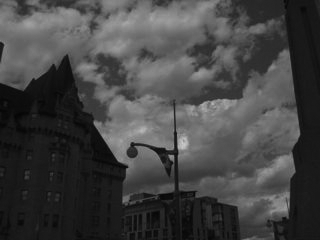
%> input picture a1/dark.tif, 320 x 240 px
$ octave q1.m   (GNU Octave 9; MATLAB toolbox functions it lacks are replaced by stand-ins)
%> lines starting %> are read from the running program, lines starting %| are printed output that depends on the picture
%%%%%%%%%%%%%%%%%%%%%%%%%%%%%%%%%%%%%%%%%%%%%%%%%%%%%%%%%%%%%%%%%%%%%%%%%%%
% File Name: reader.m
% Description: This script reads in a test image and thresholds it at
%              gray level. You can change the threshold ciThres for
%              different results.
% Environment: Matlab R2007a (may works fine with previous Matlab versions)
% Usage: In Matlab Command Window, type 'reader'.
%%%%%%%%%%%%%%%%%%%%%%%%%%%%%%%%%%%%%%%%%%%%%%%%%%%%%%%%%%%%%%%%%%%%%%%%%%%

close all
clc
clear

% read image
im = imread('dark.tif');
%> im is the input picture: size 240x320 uint8; min 3, max 205, mean 67.8

% gray scale, get luminance
% im = rgb2gray(im);

% threshold
ciThres = 160;


im2 = mystretch(im);
%> in mystretch, `im_min = min(img(:));`: im_min = 3
%> in mystretch, `im_max = max(img(:));`: im_max = 205
%> after the loop in mystretch, `for i = 1:size(img, 1)`:
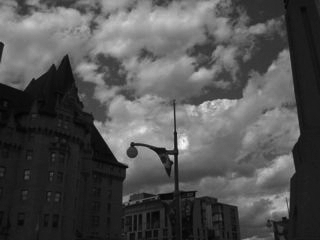
%> img2: size 240x320 uint8; min 0, max 255, mean 81.8
im3=imadjust(im);
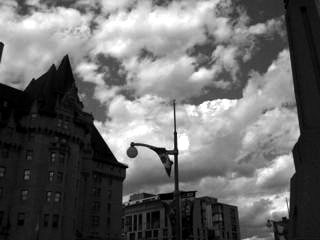
%> im3: size 240x320 uint8; min 0, max 255, mean 105.3
im4=myhisteq(im);
%> after the loop in myhisteq, `for i = 1:size(img, 1)`: freq = 256 values, max 3337 at index 26, min 0 at index 1, mean 300
%> after the loop in myhisteq, `for i = 1:MAX`: prob = 256 values, max 0.0435 at index 26, min 0 at index 1, mean 0.00391
%> the loop in myhisteq, `for i = 1:MAX` made 256 passes
%> k on passes 1 to 3: 0, 0, 0
%> after the loop in myhisteq, `for i = 1:MAX`: cdf = 256 values from 0 to 1; k = 1
%> after the loop in myhisteq, `for i = 1:MAX`: expand = 256 values from 0 to 255
%> after the loop in myhisteq, `for i = 1:size(img, 1)`:
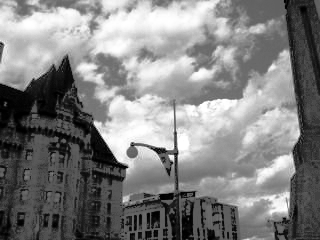
%> img2: size 240x320 uint8; min 0, max 255, mean 129.1
im5 = histeq(im);

figure, imshow(im), imwrite(im, 'original_image.png')
figure, imhist(im), title('Histogram - original image') ,print('hist_original','-dpng')


figure, imshow(im2), imwrite(im2, 'my_hist_stretch.png')
figure, imhist(im2), title('Histogram - my hist strech') ,print('hist_my_hist_stretch','-dpng')
%> after `title('Histogram - my hist strech')`:
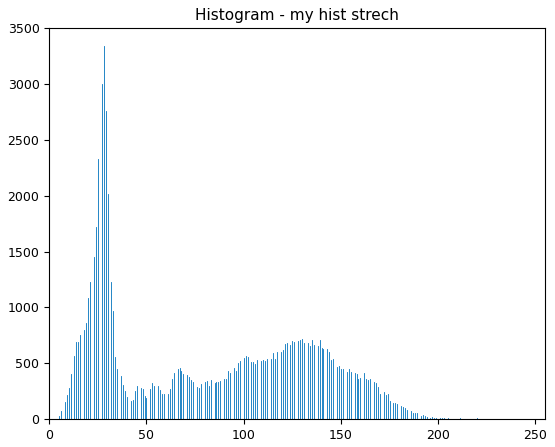
%> figure redrawn from the program's plot data; highest point at x = 28, y = 3337

figure, imshow(im3), imwrite(im3, 'build-in_stretch.png')
figure, imhist(im3), title('Histogram - build-in hist strech') ,print('hist_build-in_stretch','-dpng')
%> after `title('Histogram - build-in hist strech')`:
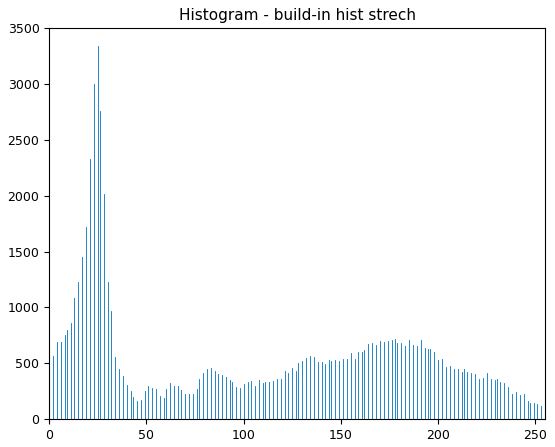
%> figure redrawn from the program's plot data; highest point at x = 25, y = 3337

figure, imshow(im4), imwrite(im4, 'my_hist_equ.png')
figure, imhist(im4), title('Histogram - my histogram equ') ,print('hist_my_hist_equ','-dpng')
%> after `title('Histogram - my histogram equ')`:
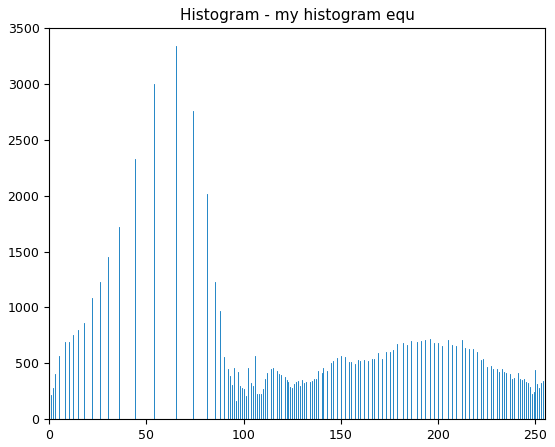
%> figure redrawn from the program's plot data; highest point at x = 65, y = 3337

figure, imshow(im5), imwrite(im5, 'build-in_hist_equ.png')
figure, imhist(im5), title('Histogram - build-in histogram equ') ,print('hist_build-in_hist_equ','-dpng')
%> after `title('Histogram - build-in histogram equ')`:
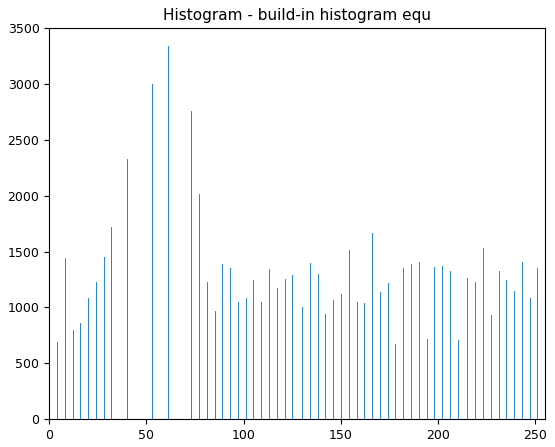
%> figure redrawn from the program's plot data; highest point at x = 61, y = 3337
% show image
% figure, imshow(im)
% figure, imshow(im2);
% im3=imadjust(im);
% figure, imshow(im3);
% im4 = histeq(im);
% figure, imshow(im4);
% save image to file
% close all
% imwrite(im2, 'SFU_2.bmp', 'bmp');


myhisteq(im);
%> the loop in myhisteq (call 2), `for i = 1:MAX` made 256 passes

function img2 = mystretch(img)
    img2 = zeros(size(img));
    img2 = uint8(img2);
    im_min = min(img(:));
    im_max = max(img(:));
    for i = 1:size(img, 1)
        for j = 1:size(img, 2)
            pixel_ori = double(img(i,j));
            ratio = double(pixel_ori-im_min) / double((im_max-im_min));
            pixel_new = 255 * ratio;
            img2(i,j) = pixel_new;
        end
    end
end

function img2 = myhisteq(img)
    total_pixels=size(img,1)*size(img,2);

    MAX=256;
    freq = zeros(1,MAX);

    for i = 1:size(img, 1)
        for j = 1:size(img, 2)
            color = img(i,j);
            freq(1,color+1)= freq(color+1)+1;
        end
    end
    prob = zeros(1,MAX);
    for i = 1:MAX
        prob(1,i)=freq(1,i)/total_pixels;
    end
    cdf = zeros(1,MAX);
    k=0;
    for i = 1:MAX
        k = k + prob(1,i);
        cdf(1,i) = k;
    end
    expand = zeros(1,MAX);
    for i = 1:MAX
        expand(1,i) = floor(cdf(1,i) * 256);
    end
    img2 = uint8(zeros(size(img)));
    for i = 1:size(img, 1)
        for j = 1:size(img, 2)
            img2(i,j)=expand(1,img(i,j)+1);
        end
    end

%
%    figure, imhist(img2)
%    figure, imshow(img2)
%    im3 = histeq(img)
%    figure, imhist(im3)
%    figure, imshow(im3)
end

$ run again, with a1/SFU.jpg saved as a1/dark.tif
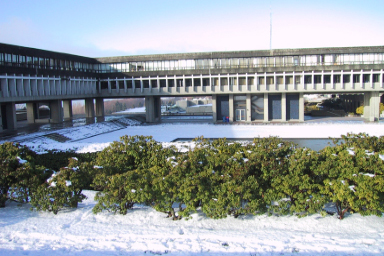
%> input picture a1/SFU.jpg, 384 x 256 px
%> im is the input picture: size 256x384x3 uint8; mean R, G, B 148.3, 155.4, 156.6
%> im_min = 8
%> im_max = 255
%> after the loop in myhisteq, `for i = 1:size(img, 1)`: freq = 256 values, max 5538 at index 255, min 0 at index 1, mean 384
%> after the loop in myhisteq, `for i = 1:MAX`: prob = 256 values, max 0.0563 at index 255, min 0 at index 1, mean 0.00391
%> the loop in myhisteq, `for i = 1:MAX` made 256 passes
%> k on passes 1 to 3: 0, 0, 0
%> after the loop in myhisteq, `for i = 1:MAX`: cdf = 256 values from 0 to 1; k = 1
%> after the loop in myhisteq, `for i = 1:MAX`: expand = 256 values from 0 to 256
%> after the loop in myhisteq, `for i = 1:size(img, 1)`:
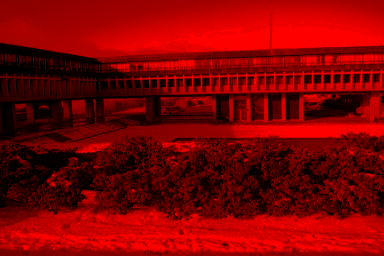
%> img2: size 256x384x3 uint8; mean R, G, B 128.4, 0, 0
%> `title('Histogram - build-in histogram equ')`:
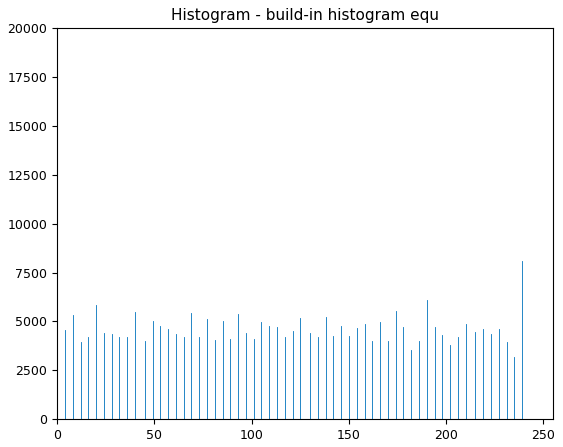
%> figure redrawn from the program's plot data; highest point at x = 255, y = 16596
%> the loop in myhisteq (call 2), `for i = 1:MAX` made 256 passes
